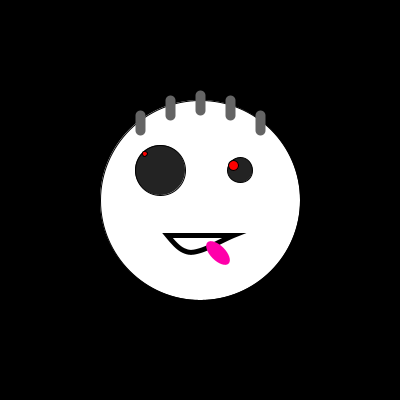
Frame 1 (no input)
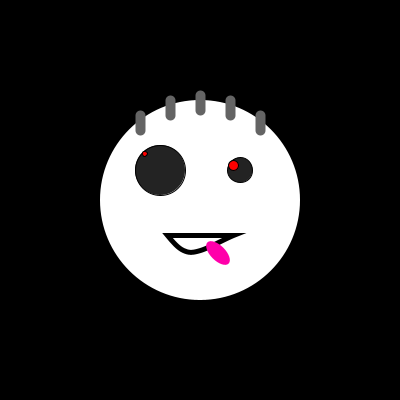
Frame 60 (the mouse pressed at the canvas centre just before this capture)
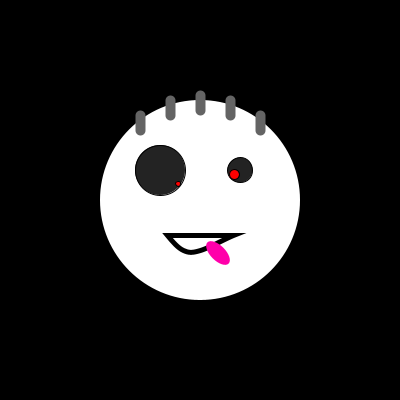
Frame 120 (the mouse held since frame 60 and released just before this capture)

The Processing sketch that drew these frames (run headless with seeded random() and noise(); from frame 60 on, the mouse is pressed at the canvas centre):

// Processing sketch: processing_20661
// ── processing_20661.pde

/*****************************************
  Créature: Simon Desjardins
  TP1 - Création d'un monstre interactif
*****************************************/

//Mise en place des nombreuses variables
float x;   //centerX
float y;   //centerY
float x1, x2, x3, x4;  //   coordonnées de
float y1, y2, y3, y4;  //     la queue
float h;   //Tete height
float w;   //Tete width
float el;  //Oeuil gauche rayon
float er;  //Oeuil droit rayon
float pl;  //Pupille gauche
float pr;  //Pupille gauche
float clk; //Transparence

int cloak = 0;
//Fin de la déclaration des variables

void setup() {
    size(400, 400);
    smooth();
    frameRate(30);
    x = width/2;
    y = height/2;
    x1 = width/2;  
    y1 = height/2; 
    x2 = width/2;
    y2 = height/2;   
    x3 = width/2;
    y3 = height/2; 
    x4 = width/2;
    y4 = height/2;
    h = 100;
    w = 100;
    clk = 255;

}

void draw() {  
    background(0);
    
    float toX = mouseX;
    float toY = mouseY;
    
    //CLOAK mode
    if ( cloak == 0 ) {
      clk = constrain(clk+10, 0, 255);
    }
    else if ( cloak == 1) {
      clk = constrain(clk-10, 0, 255);
    }
    
    
    //Queue

    fill(25, clk);
    ellipse(x4, y4, 120, 120);
    
    fill(50, clk);
    ellipse(x3, y3, 140, 140);
    
    fill(75, clk);
    ellipse(x2, y2, 160, 160);
    
    fill(100, clk);
    ellipse(x1, y1, 180, 180);
    
    
    //Tete
    fill(255, clk);
    ellipse(x, y, 2*h, 2*w);
    
    //Dreads over
    stroke(100, clk);
    strokeWeight(10.0);
    line(x-60, y-85, x-60, y-70);
    line(x-30, y-100, x-30, y-85);
    line(x, y-105, x, y-90);
    line(x+30, y-100, x+30, y-85);
    line(x+60, y-85, x+60, y-70);
    strokeWeight(1.0);
    stroke(0);
    
    //Yeux
    el = 50;
    er = 25;
    fill(35);
    ellipse(x-40, y-30, el, el);
    ellipse(x+40, y-30, er, er);

    
    //Pupille gauche inter
    pl = 5;
    float radianspl = atan2(mouseY-(y-30),mouseX-(x-40)); // Calcule l'angle vers lequel la pupille doit s'orienter
    float distancepl = sqrt(pow(mouseY-(y-30),2)+pow(mouseX-(x-40),2)); // Notre bon ami Pythagore nous donne la distance entre le centre de l'oeil et la souris
    fill(255, 0, 0);
    ellipse(cos(radianspl)*min(distancepl,el/2-pl/2)+(x-40),sin(radianspl)*min(distancepl,el/2-pl/2)+(y-30), pl, pl); // À l'aide de l'angle et la distance récoltée plus haut, on situe notre pupille dans l'espace
    
    //Pupille droite inter
    pr = 10;
    float radianspr = atan2(mouseY-(y-30),mouseX-(x+40)); // Calcule l'angle vers lequel la pupille doit s'orienter
    float distancepr = sqrt(pow(mouseY-(y-30),2)+pow(mouseX-(x+40),2)); // Notre bon ami Pythagore nous donne la distance entre le centre de l'oeil et la souris
    fill(255, 0, 0);      
    ellipse(cos(radianspr)*min(distancepr,er/2-pr/2)+(x+40),sin(radianspr)*min(distancepr,er/2-pr/2)+(y-30), pr, pr); // À l'aide de l'angle et la distance récoltée plus haut, on situe notre pupille dans l'espace
   
    
    //Bouche
    noFill();
    strokeWeight(5.0);
    beginShape();
    curveVertex(x-50, y+10);
    curveVertex(x-33, y+35);
    curveVertex(x-17, y+50);
    curveVertex(x, y+50);
    curveVertex(x+33, y+35);
    curveVertex(x+50, y+30);
    endShape(CLOSE);
    strokeWeight(1.0);

    //Langue
    pushMatrix();
      translate(x+18,y+53);
      rotate(radians(135));
      noStroke();
      fill(255, 0, 170, clk);
      ellipse(0, 0, 15, 30);
    popMatrix();
    
    
    //GRAB
   if (mousePressed) {
     if (mouseButton == LEFT) {
       x = (toX-x)/4.0+x;
       y = (toY-y)/4.0+y;
       x1 = (toX-x1)/6.0+x1;
       y1 = (toY-y1)/6.0+y1;
       x2 = (toX-x2)/9.0+x2;
       y2 = (toY-y2)/9.0+y2;
       x3 = (toX-x3)/12.0+x3;
       y3 = (toY-y3)/12.0+y3;
       x4 = (toX-x4)/15.0+x4;
       y4 = (toY-y4)/15.0+y4;  
    }
    
    
    //Active le CLOAK MODE
     if (mouseButton == RIGHT) {
       cloak = (cloak + 1) % 2;
     }
  }
}

    //Cette option nous indique où se siture la souris en X et Y lorsqu'on clique  
void mousePressed() {
  println("Clique x"+mouseX+" y "+mouseY); 
  
}
